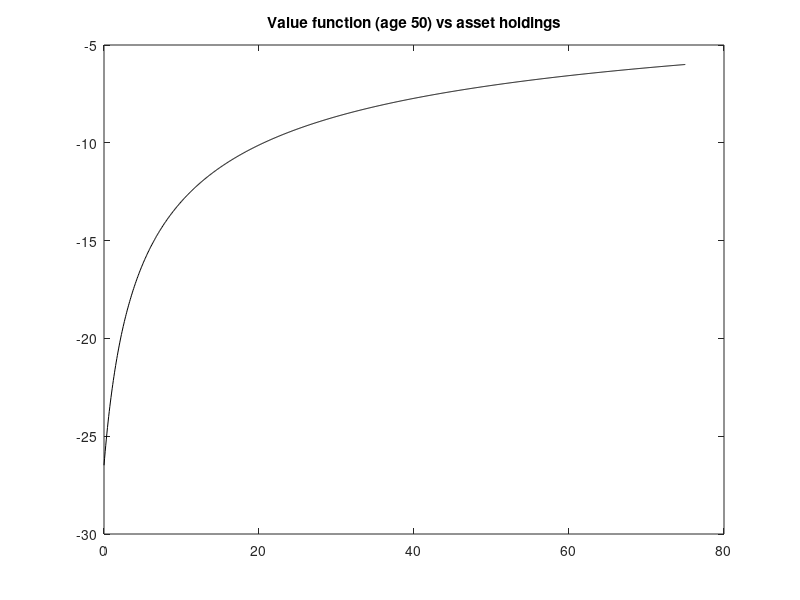
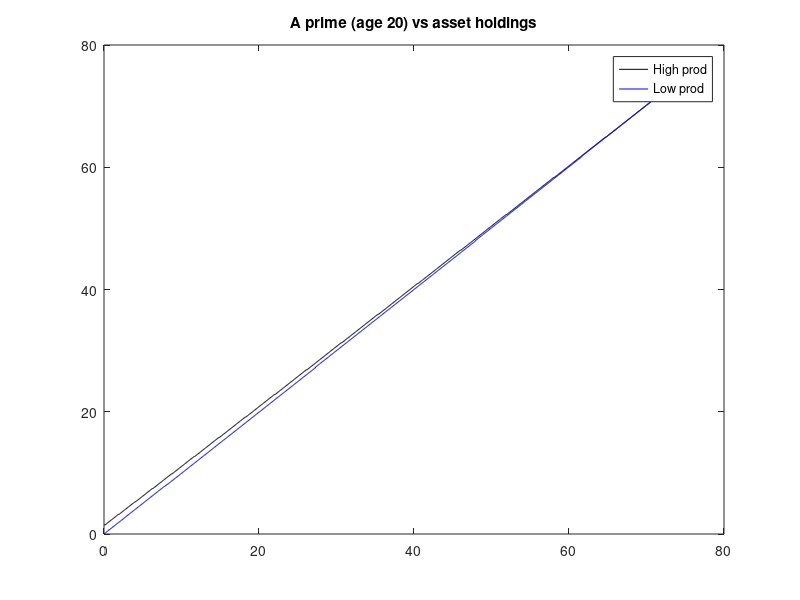
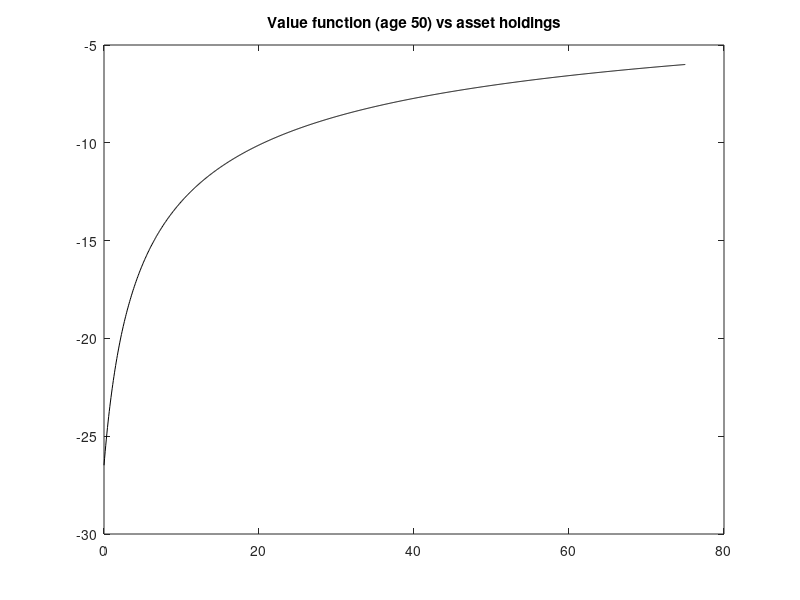
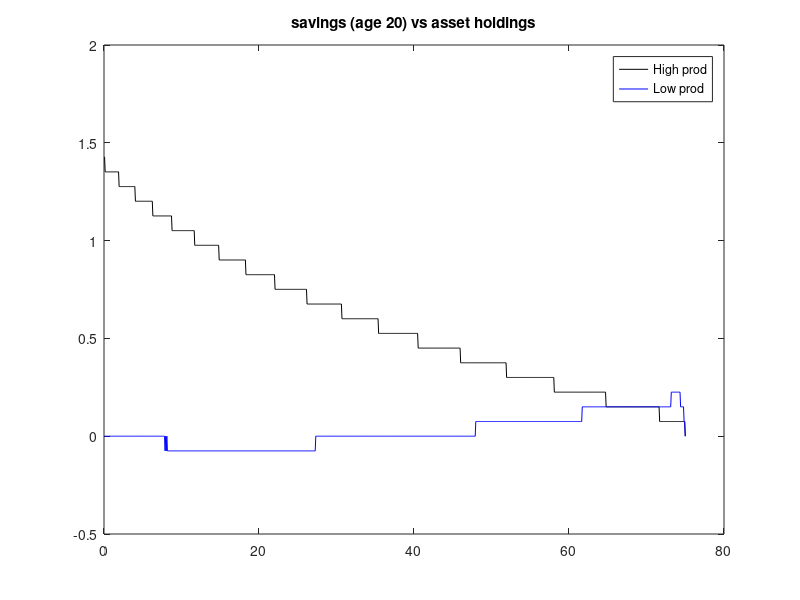

Write MATLAB code to recreate these figures, in order.
mkdir('pings')
clear; close all; clc

dat = dlmread('pfs_.dat');

v_50 = dat(:,1);
a_20_h = dat(:,2);
a_20_l = dat(:,3);
x = linspace(0,75,length(v_50));
figure
plot(x,v_50,'k')
set(gcf,'Color',[1 1 1])
title('Value function (age 50) vs asset holdings')
figure
plot(x,a_20_h,'k')
hold on
plot(x,a_20_l,'b')
hold off
set(gcf,'Color',[1 1 1])
title('A prime (age 20) vs asset holdings')
legend('High prod','Low prod')

figure
plot(x,v_50,'k')
set(gcf,'Color',[1 1 1])
title('Value function (age 50) vs asset holdings')
figure
plot(x,a_20_h - x','k')
hold on
plot(x,a_20_l - x','b')
hold off
set(gcf,'Color',[1 1 1])
title('savings (age 20) vs asset holdings')
legend('High prod','Low prod')